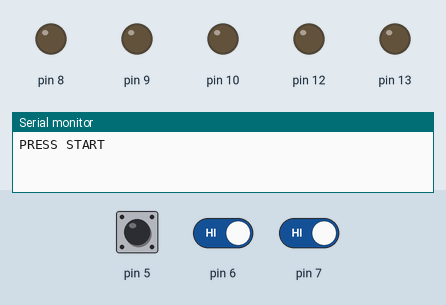
This sketch was run on a simulated Arduino Uno, built with avr-gcc and run on an emulated ATmega328P. Shown: output pins drawn as LEDs (lit = HIGH), the last lines printed to the serial monitor. The inputs (shaded band) are chosen by the test bench; at power-on: pin 5 HIGH, pin 6 HIGH, pin 7 HIGH. Random numbers use the default seed unless the sketch sets one.

Above: at 1.2 s.
1.3 s: pin 5 pulled LOW for 0.15 s
At 4.2 s:
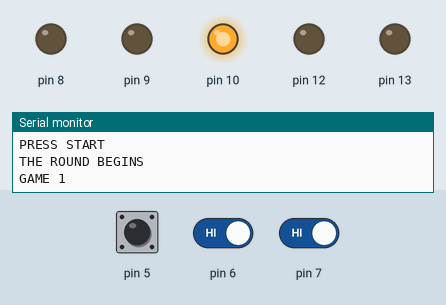
4.4 s: pin 6 driven LOW and pin 7 driven LOW
At 5.3 s:
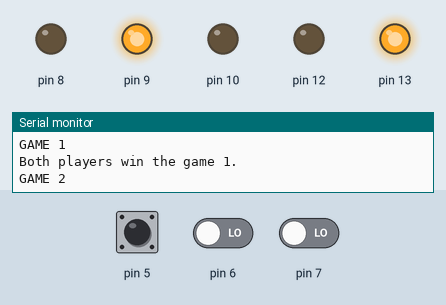
7.4 s: pin 6 driven HIGH
10.4 s: pin 6 driven LOW
At 11.9 s:
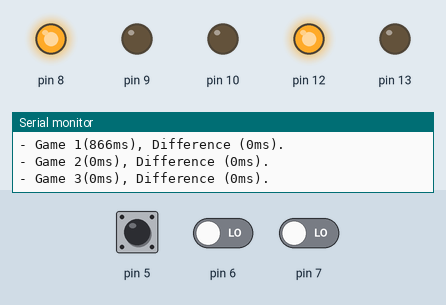
13.4 s: pin 5 pulled LOW for 1 s
17.4 s: pin 7 driven HIGH
At 19.3 s:
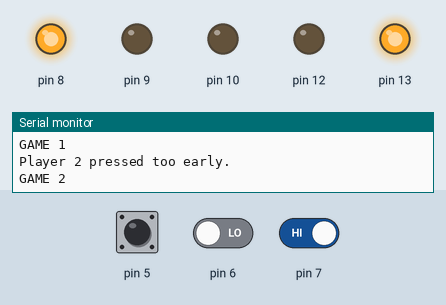
Timing chart, 0 to 39.0 s (numbered marks = the images above; inputs shaded):
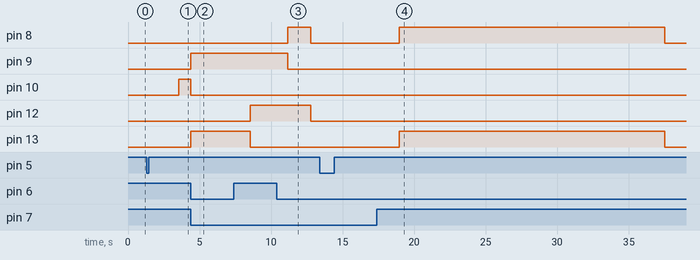

The sketch:

assignment01.ino
```cpp
#define GAMES 3

void setup() {
  // Set pin configurations
  DDRB = B00110111; // Configure PORTB pins for output
  DDRD = B00000000; // Configure PORTD pins for input
  PORTD = B11111111; // Enable pull-up resistors on PORTD pins
  Serial.begin(9600); // Initialize the serial communication
  randomSeed(analogRead(0)); // Seed the random number generator
}

void loop() {
  byte res;
  int delayTime, i, t, player1 = 0, player2 = 0;
  int player1Time[GAMES], player2Time[GAMES];

  /* START OF ROUND  */
  Serial.println("PRESS START");
  delay(50);

  // Wait for the "Start" button press
  while((PIND & 0x20) != 0x00);

  Serial.println("THE ROUND BEGINS");
  delay(50);

  /* GAMES */
  for(i = 0; i < GAMES; i++) {
    Serial.println("\nGAME " + String(i + 1));

    // Generate a random delay between 1 and 10 seconds
    delayTime = random(1000, 10000);
    delay(delayTime);

    if(((res = PIND) & 0xC0) != 0xC0) { // Check if a player pressed before the start of the game
      if((res & 0xC0) == 0x40) {
        PORTB = B00010010;
        Serial.println("Player 1 pressed too early.");
        player2++;
        player1Time[i] = 0;
        player2Time[i] = 0;
      } else if((res & 0xC0) == 0x80) {
        PORTB = B00100001;
        Serial.println("Player 2 pressed too early.");
        player1++;
        player1Time[i] = 0;
        player2Time[i] = 0;
      } else if((res & 0xC0) == 0x00) {
        PORTB = B00010001;
        Serial.println("Both players pressed too early.");
        player1Time[i] = 0;
        player2Time[i] = 0;
      }
    } else {
      PORTB = 0x04; // Turn on the buzzer
      t = millis();

      // Wait for a player to press their button
      while(((res = PIND) & 0xC0) == 0xC0);

      if((res & 0xC0) == 0x40) {
        player1Time[i] = millis() - t;

        // Wait for the other player to press their button
        while((PIND & 0x40) != 0x00);

        player2Time[i] = millis() - t;
        PORTB = B00100001;
        Serial.println("Player 1 wins the game " + String(i+1) + ".");
        player1++;
      } else if((res & 0xC0) == 0x80) {
        player2Time[i] = millis() - t;

        // Wait for the other player to press their button
        while((PIND & 0x80) != 0x00);

        player1Time[i] = millis() - t;
        PORTB = B00010010;
        Serial.println("Player 2 wins the game " + String(i+1) + ".");
        player2++;
      } else if((res & 0xC0) == 0x00) {
        player1Time[i] = millis() - t;
        player2Time[i] = player1Time[i];
        PORTB = B00100010;
        Serial.println("Both players win the game " + String(i+1) + ".");
        player1++;
        player2++;
      }
    }
  }

  /* PRINT RESULTS */
  if(player1 > player2) {
    Serial.println("\nWinner is Player 1:");
  } else if(player1 < player2) {
    Serial.println("\nWinner is Player 2:");
  } else {
    Serial.println("Draw:");
  }

  // Print game results and time differences
  for(i = 0; i < GAMES; i++) {
    if(player1Time[i] > player2Time[i]) {
      Serial.println("- Game " + String(i+1) + "(" + String(player1Time[i]) + "ms), Difference (" + String(player1Time[i]-player2Time[i]) + "ms).");
    } else {
      Serial.println("- Game " + String(i+1) + "(" + String(player2Time[i]) + "ms), Difference (" + String(player1Time[i]-player2Time[i]) + "ms).");
    }
  }

  Serial.println("\n");
  delay(1500);
  PORTB = 0x00; // Turn off all outputs
}
```

Measured:
- after the input at 1.3 s, pin 10: LOW → HIGH after 2.2 s
- after the input at 4.4 s, pin 9, pin 13: LOW → HIGH at once; pin 10: HIGH → LOW at once
- after the input at 10.4 s, pin 8: LOW → HIGH after 0.77 s, → LOW 1.6 s later
- after the input at 17.4 s, pin 13: LOW → HIGH after 1.5 s, → LOW 18.6 s later
